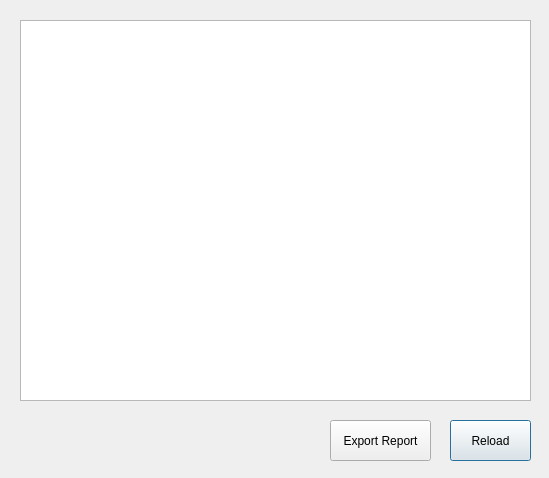
<?xml version="1.0" encoding="UTF-8"?>
<ui version="4.0">
 <class>replenishment_window</class>
 <widget class="QDialog" name="replenishment_window">
  <property name="geometry">
   <rect>
    <x>0</x>
    <y>0</y>
    <width>549</width>
    <height>478</height>
   </rect>
  </property>
  <property name="windowTitle">
   <string>Dialog</string>
  </property>
  <widget class="QTableView" name="replenishmentView">
   <property name="geometry">
    <rect>
     <x>20</x>
     <y>20</y>
     <width>511</width>
     <height>381</height>
    </rect>
   </property>
  </widget>
  <widget class="QPushButton" name="reload_button">
   <property name="geometry">
    <rect>
     <x>450</x>
     <y>420</y>
     <width>81</width>
     <height>41</height>
    </rect>
   </property>
   <property name="text">
    <string>Reload</string>
   </property>
  </widget>
  <widget class="QPushButton" name="export_button">
   <property name="enabled">
    <bool>true</bool>
   </property>
   <property name="geometry">
    <rect>
     <x>330</x>
     <y>420</y>
     <width>101</width>
     <height>41</height>
    </rect>
   </property>
   <property name="text">
    <string>Export Report</string>
   </property>
  </widget>
  <widget class="QLabel" name="last_retrieved_label">
   <property name="geometry">
    <rect>
     <x>20</x>
     <y>440</y>
     <width>221</width>
     <height>16</height>
    </rect>
   </property>
   <property name="text">
    <string>&lt;html&gt;&lt;head/&gt;&lt;body&gt;&lt;p&gt;&lt;br/&gt;&lt;/p&gt;&lt;/body&gt;&lt;/html&gt;</string>
   </property>
  </widget>
 </widget>
 <resources/>
 <connections/>
</ui>
